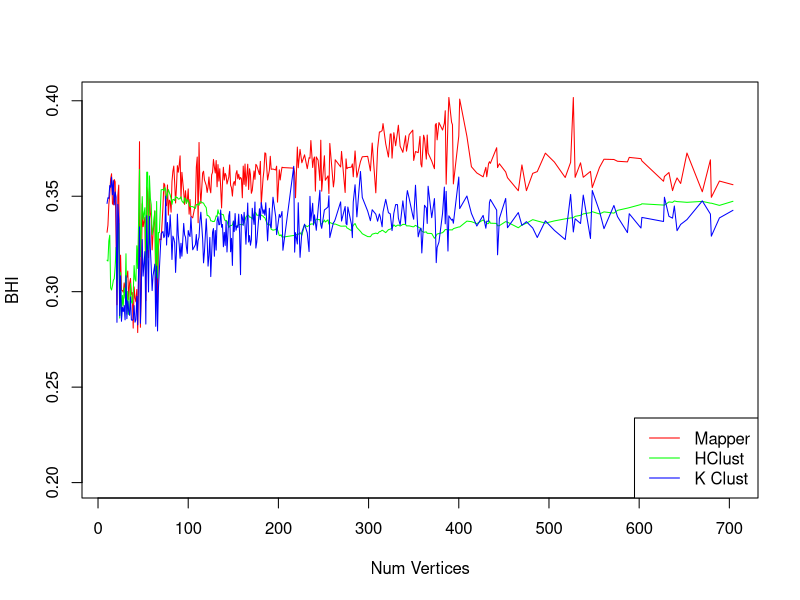

Reproduce this figure in R.
t1 <- read.table("results/gridResults1439Daisy_poa_4_10p5-pearsonSmallerParams.csv")
t2 <- read.table("results/gridResults1439Daisy_poa_4_10p5_no_iqr_pearson.csv")
t3 <-read.table("results//gridResults1439Daisy_poa_8_p6_iqr_75_pearson.csv")
pearsonTable1439 <- rbind(t1,t2,t3)
print(c(mean(pearsonTable1439$mapperBHI), mean(pearsonTable1439$hclustBHI), mean(pearsonTable1439$kclustBHI)))
print(c(sd(pearsonTable1439$mapperBHI), sd(pearsonTable1439$hclustBHI), sd(pearsonTable1439$kclustBHI)))

t4 <-read.table("results/gridResults1439Daisy_poa_45_9p5-spearman.csv", sep=",")
t5 <- read.table("results/gridResults1439Daisy_poa_4_10p5_noiqr_spearman.csv")
spearmanTable1439 <- rbind(t4,t5)

allValues<- rbind(pearsonTable1439, pearsonTable1439)
print(c(mean(spearmanTable1439$mapperBHI), mean(spearmanTable1439$hclustBHI), mean(spearmanTable1439$kclustBHI)))
print(c(sd(spearmanTable1439$mapperBHI), sd(spearmanTable1439$hclustBHI), sd(spearmanTable1439$kclustBHI)))

spearmanTable5437 <- read.table("results/5437_small_params_spearman_poa_8_p25_daisy.csv")
print(c(mean(spearmanTable5437$mapperBHI), mean(spearmanTable5437$hclustBHI), mean(spearmanTable5437$kclustBHI)))
print(c(sd(spearmanTable5437$mapperBHI), sd(spearmanTable5437$hclustBHI), sd(spearmanTable5437$kclustBHI)))


colors<-rainbow(3)
xrange <- range(allValues$num.verticies)
yrange<-range(.2, max(max(allValues$mapperBHI), max(allValues$hclustBHI), max(allValues$kclustBHI)))
sortedVerts <- sort(unique(allValues$num.verticies))
flattenMapperBHI <- unlist(lapply(sortedVerts, function(x){mean(allValues[allValues$num.verticies == x, "mapperBHI"])}))
flattenHclustBHI <- unlist(lapply(sortedVerts, function(x){mean(allValues[allValues$num.verticies == x, "hclustBHI"])}))
flattenKclustBHI <- unlist(lapply(sortedVerts, function(x){mean(allValues[allValues$num.verticies == x, "kclustBHI"])}))
jump <- 5


plot(xrange, yrange, type="n", xlab="Num Vertices", ylab="BHI")
colors<-rainbow(3)



lines(sortedVerts, flattenMapperBHI, col = colors[1])
lines(sortedVerts, flattenHclustBHI, col = colors[2])
lines(sortedVerts, flattenKclustBHI, col = colors[3])

legend('bottomright', c("Mapper", "HClust", "K Clust"), col=colors, lty=c(1,1))

